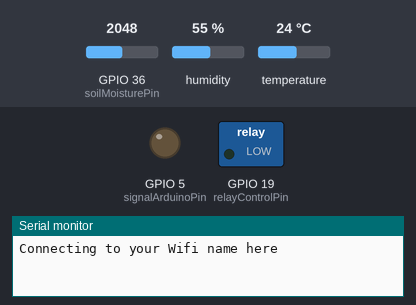
Simulated run of this sketch. Board: ESP32. Shown: switched loads named in the sketch (green lamp = pin HIGH), output pins drawn as LEDs (lit = HIGH), the last lines printed to the serial monitor. Inputs (shaded band) come from the test bench; at power-on: GPIO 36 (soilMoisturePin) = 2048, humidity 55 %, temperature 24 °C. WiFi joins after 1.5 s; servers stay silent unless stated; uploads are accepted with an empty reply.

Above: at 0.1 s.
At 2.6 s:
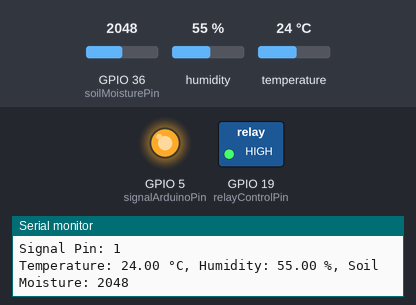
Timing chart, 0 to 4.1 s (numbered marks = the images above):
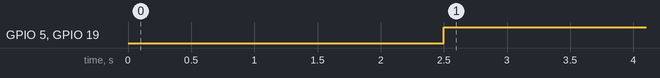

Measured:
- by itself, GPIO 5 (signalArduinoPin), GPIO 19 (relayControlPin): LOW → HIGH at 2.5 s

The sketch:

esp_wifi.ino
```cpp
/*
 *  This sketch sends data to server from sensors.
 *  not an arduino code. ESP32 instead in the boards menu
 */

#include <WiFi.h>
#include <HTTPClient.h>
#include <DHT.h>

#define DHTPIN 4
#define DHTTYPE DHT22

DHT dht(DHTPIN, DHTTYPE);

const char* ssid     = "your Wifi name here";
const char* password = "your password";

int soilMoisturePin = 36;
int relayControlPin = 19;
int signalArduinoPin = 5;

//Link to backend server check https://github.com/YohannesTz/iot_smart_backend/
String host = "https://your backend code url/sendData.php";
const float calibrationCurve[2] = { 0.3, 2.7 }; // Calibration curve for YL-69 sensor
const long intervalRelay = 2500; //Delay for pump: 2.5sec
const long intervalHTTP = 50000; // Delay for HTTP: 50sec

/*
 * we have one CPU with one clock. so if we need to run simultaneous parallel tasks running in one loop, we need
 * to calculate each of their diffence by saving the previous milli second time. so if we match the difference
 * we can run each task accordingly.
 */
unsigned long previousMillisRelay = 0;
unsigned long previousMillisHTTP = 0;
boolean isPumpOn = false;

void setup()
{
    Serial.begin(9600);
    delay(10);

    //Setting pins correctly
    pinMode(soilMoisturePin, INPUT);
    pinMode(relayControlPin, OUTPUT);
    //to send signal to arduino from ESP32 to set the LCD display text.
    pinMode(signalArduinoPin, OUTPUT);

    // We start by connecting to a WiFi network
    Serial.println();
    Serial.println();
    Serial.print("Connecting to ");
    Serial.println(ssid);

    WiFi.begin(ssid, password);

    while (WiFi.status() != WL_CONNECTED) {
        delay(500);
        Serial.print(".");
    }

    Serial.println("");
    Serial.println("WiFi connected");
    Serial.println("IP address: ");
    Serial.println(WiFi.localIP());
    dht.begin();
}


void loop()
{
    float temperature = dht.readTemperature();
    float humidity = dht.readHumidity();
    int soilMoistureValue = analogRead(soilMoisturePin);

    unsigned long currentMillis = millis(); // Get the current time
    if (currentMillis - previousMillisRelay >= intervalRelay) { // Check if the interval has passed
      previousMillisRelay = currentMillis; // Update the previous time

      if (soilMoistureValue <= 2500) {
        digitalWrite(relayControlPin, HIGH);
        digitalWrite(signalArduinoPin, HIGH);
        Serial.print("Relay Write: ");
        Serial.println(digitalRead(relayControlPin));
        Serial.println("Signal Pin: 1");
        isPumpOn = true;
      } else {
        digitalWrite(relayControlPin, LOW);
        Serial.print("Relay Write: ");
        digitalWrite(signalArduinoPin, LOW);
        Serial.println(digitalRead(relayControlPin));
        Serial.println("Signal Pin: 0");
        isPumpOn = false;
      }

      Serial.print("Temperature: ");
      Serial.print(temperature);
      Serial.print(" °C, Humidity: ");
      Serial.print(humidity);
      Serial.print(" %, Soil Moisture: ");
      Serial.println(soilMoistureValue);
    }
    if (currentMillis - previousMillisHTTP >= intervalHTTP) {
      previousMillisHTTP = currentMillis; // Update the previous time

      Serial.print("connecting to ");
      Serial.println(host);

      // Use WiFiClient class to create TCP connections
      WiFiClient client;
      const int httpPort = 80;

      HTTPClient http;
      http.begin(host.c_str());
      http.addHeader("Content-Type", "application/x-www-form-urlencoded");

      String httpRequestData;
      // Turns out casting stuff is not the best Idea in c/Arduino. hence, this shitty code.
      if (isPumpOn) {
        httpRequestData = "hardwareId=abc&temp=" + String(temperature) + "&humidity=" + String(humidity) + "&pumpstatus=true";
      } else {
        httpRequestData = "hardwareId=abc&temp=" + String(temperature) + "&humidity=" + String(humidity) + "&pumpstatus=false";
      }

      Serial.println(httpRequestData);

      //recieve the HttpResponse code
      int hRc = http.POST(httpRequestData);

      if (hRc > 0) {
        Serial.print("Http Response code: ");
        Serial.println(hRc);
        String payload = http.getString();
        Serial.println(payload);
      } else {
        Serial.println("Something was wrong!");
        Serial.print("HRC: ");
        Serial.print(hRc);
      }

      http.end();
      Serial.println("closing connection");
    }
}
```
